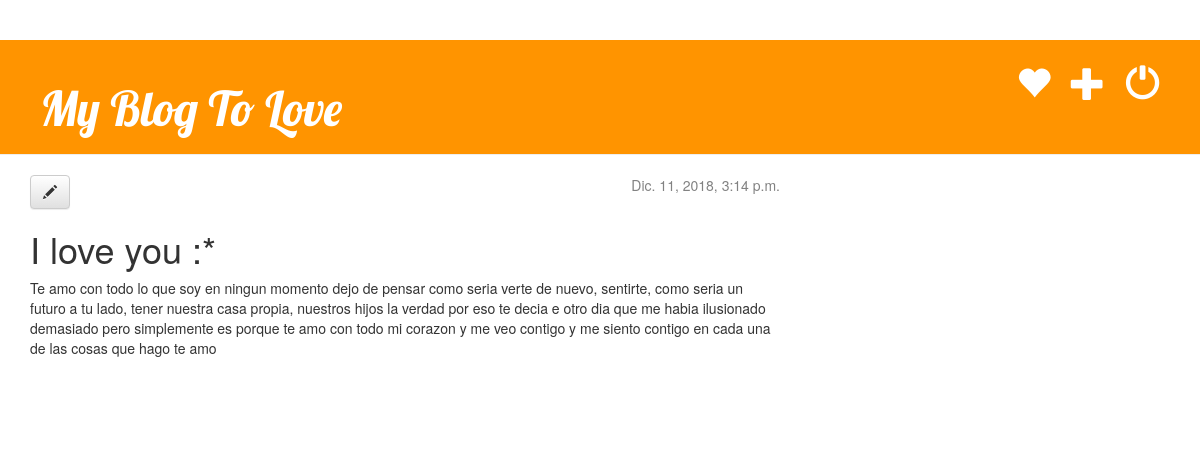
Screenshot of /post/3/ (signed in) with the database file from the repository.
### blog/models.py (models this page shows, shortened)
class Post(models.Model):
    User = get_user_model()
    author = models.ForeignKey(User, default='User', on_delete=models.CASCADE)
    title = models.CharField(max_length=200)
    text = models.TextField()
    created_date = models.DateTimeField(default=timezone.now)
    published_date = models.DateTimeField(blank=True, null=True)

### blog/views.py (the view)
# urls.py: path('post/<int:pk>/', login_required(views.post_detail), name='post_detail'),
def post_detail(request, pk):
    post = get_object_or_404(Post,pk=pk)
    return render(request, 'blog/post_detail.html', {'post': post})

### templates/blog/post_detail.html (shortened to what this page needs)
{% extends 'base/base.html' %}
{% block content %}
    <div class="post">
        {% if post.published_date %}
            <div class="date">
                {{ post.published_date }}
            </div>
        {% endif %}
        <a class="btn btn-default" href="{% url 'blog:post_edit' pk=post.pk %}"><span class="glyphicon glyphicon-pencil"></span></a>
        <h1>{{ post.title }}</h1>
        <p>{{ post.text|linebreaksbr }}</p>
    </div>
{% endblock %}

### static/css/blog.css (style rules this page uses)
h1, h2, h3, h4 { font-family: 'Lobster', cursive; }
.date { float: right; color: #828282; }
.post { margin-bottom: 70px; }

### rows the page displays
Post: published_date "Dic. 11, 2018, 3:14 p.m.", title "I love you :*", text "Te amo con todo lo que soy en ningun momento dejo de pensar como seria verte de nuevo, sentirte, como seria un futuro a tu lado, tener nuestra casa propia, nuestros hijos la verdad por eso te decia e otro dia que me habia ilusionado demasiado pero simplemente es porque te amo con todo mi corazon y me veo contigo y me siento contigo en cada una de las cosas que hago te amo"
